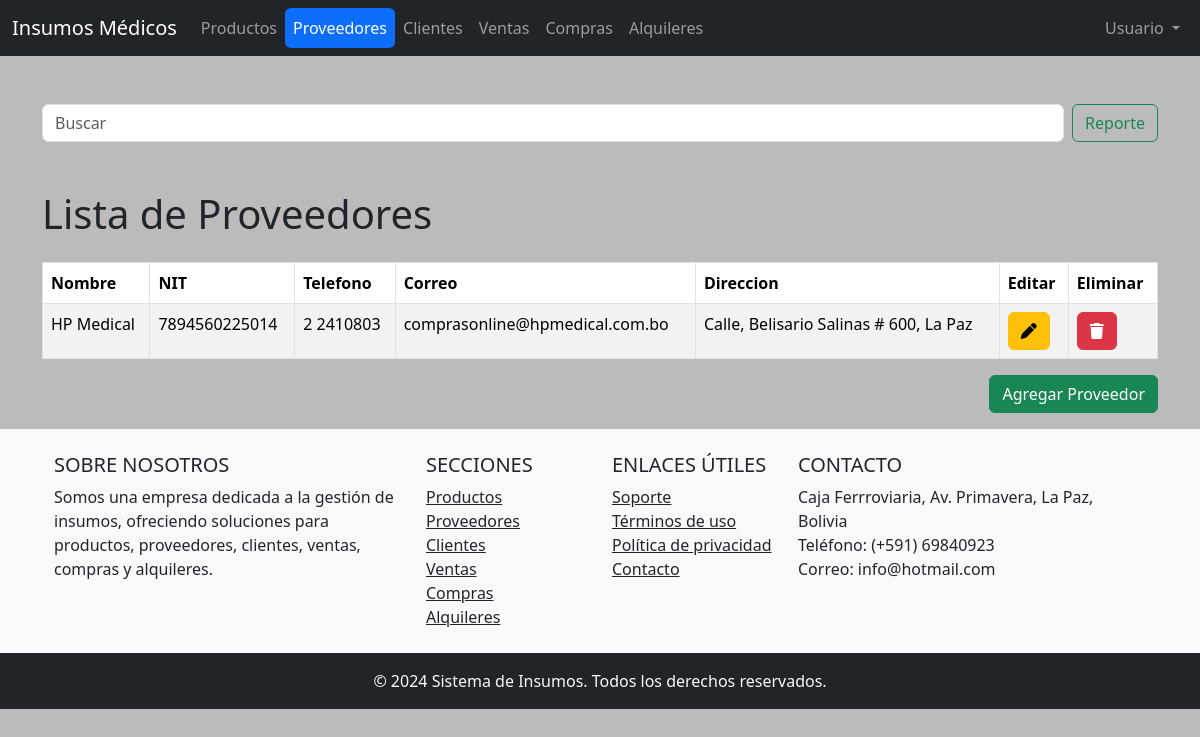
Page /proveedores.php on the committed database.
### tables this page shows
CREATE TABLE `proveedor` (
  `id` int(11) NOT NULL,
  `nombre` varchar(45) DEFAULT NULL,
  `num_documento` varchar(45) DEFAULT NULL,
  `telefono` varchar(20) DEFAULT NULL,
  `correo` varchar(128) DEFAULT NULL,
  `direccion` varchar(255) DEFAULT NULL
);

### logic/Proveedor.php (called while the page is built, shortened)
<?php
include_once "db/Conexion.php";
class Proveedor extends Conexion{
    public static function consultar(){
        $conexion = new Conexion();
        $conexion->conectar();
        $sql = "SELECT * FROM proveedor";
        $pre = mysqli_prepare($conexion->conn, $sql);
        $pre->execute();
        $res = $pre->get_result();
        $proveedores = [];
        while($proveedor = $res->fetch_object(Proveedor::class))
        {
            array_push($proveedores, $proveedor);
        }
        return $proveedores;
    }
}
?>

### db/Conexion.php (called while the page is built, shortened)
<?php
class Conexion{
    public function conectar(){
        $user = "root";
        $password = "";
        $server = "localhost";
        $db = "insumos";
        $this->conn = mysqli_connect($server, $user, $password, $db);
    }
}
?>

### proveedores.php (the view, shortened to what this page needs)
<?php
include_once 'logic/Proveedor.php';
$proveedores = Proveedor::consultar();
?>
<!DOCTYPE html>
<html lang="es">
<head>
    <link href="https://cdn.jsdelivr.net/npm/bootstrap@5.3.3/dist/css/bootstrap.min.css" rel="stylesheet">
    <link href="css/style.css" rel="stylesheet">
</head>
<header>
    <nav class="navbar navbar-expand-lg navbar-dark bg-dark">
        <div class="container-fluid">
            <a class="navbar-brand" href="index.php">Insumos Médicos</a>
            <div class="collapse navbar-collapse" id="navbarNav">
                <ul class="navbar-nav me-auto mb-2 mb-lg-0">
                    <li class="nav-item">
                        <a class="nav-link btn btn-outline-primary" aria-current="page" href="productos.php">Productos</a>
                    </li>
                    <li class="nav-item">
                        <a class="nav-link btn btn-outline-primary active" href="proveedores.php">Proveedores</a>
                    </li>
                    <li class="nav-item">
                        <a class="nav-link btn btn-outline-primary" href="clientes.php">Clientes</a>
                    </li>
                    <li class="nav-item">
                        <a class="nav-link btn btn-outline-primary" href="ventas.php">Ventas</a>
                    </li>
                    <li class="nav-item">
                        <a class="nav-link btn btn-outline-primary" href="compras.php">Compras</a>
                    </li>
                    <li class="nav-item">
                        <a class="nav-link btn btn-outline-primary" href="alquiler.php">Alquileres</a>
                    </li>
                </ul>
                <ul class="navbar-nav ms-auto">
                    <li class="nav-item dropdown">
                        <a class="nav-link dropdown-toggle" href="#" id="navbarDropdown" role="button" data-bs-toggle="dropdown" aria-expanded="false">
                            Usuario
                        </a>
                    </li>
                </ul>
            </div>
        </div>
    </nav>
</header>
<body>
    <div class="container mt-5">
        <form class="d-flex" action="buscar.php" method="GET">
            <input class="form-control me-2" type="search" name="query" placeholder="Buscar" aria-label="Buscar">
            <button class="btn btn-outline-success" type="submit">Reporte</button>
        </form>
    </div>
    <div class="container mt-5">
        <h1 class="mb-4">Lista de Proveedores</h1>
        <table class="table table-striped table-bordered">
            <thead>
                <tr>
                    <th>Nombre</th>
                    <th>NIT</th>
                    <th>Telefono</th>
                    <th>Correo</th>
                    <th>Direccion</th>
                    <th>Editar</th>
                    <th>Eliminar</th>
                </tr>
            </thead>
            <tbody>
            <?php foreach($proveedores as $proveedor){ ?>
                <tr>
                    <td><?php echo $proveedor->nombre; ?></td>
                    <td><?php echo $proveedor->num_documento; ?></td>
                    <td><?php echo $proveedor->telefono; ?></td>
                    <td><?php echo $proveedor->correo; ?></td>
                    <td><?php echo $proveedor->direccion; ?></td>
                    <td><a class="btn btn-small btn-warning" href='actualizar_proveedor.php?id=<?php echo $proveedor->id; ?>'><i class="fa-solid fa-pen"></i></a></td>
                    <td><a class="btn btn-small btn-danger" href='proveedores.php?eliminar_id=<?php echo $proveedor->id; ?>'><i class="fa-solid fa-trash"></i></a></td>
                </tr>
                <?php } ?>
            </tbody>
        </table>
        <div class="d-flex justify-content-end">
            <a href="registrar_proveedor.php" class="btn btn-success btn-add-product mb-3">Agregar Proveedor</a>
        </div>
    </div>
</body>
<footer class="bg-light text-center text-lg-start">
    <div class="container p-4">
        <div class="row">
            <div class="col-lg-4 col-md-6 mb-4 mb-md-0">
                <h5 class="text-uppercase">Sobre nosotros</h5>
                <p>
                    Somos una empresa dedicada a la gestión de insumos, ofreciendo soluciones para productos, proveedores, clientes, ventas, compras y alquileres.
                </p>
            </div>
            <div class="col-lg-2 col-md-6 mb-4 mb-md-0">
                <h5 class="text-uppercase">Secciones</h5>
                <ul class="list-unstyled mb-0">
                    <li>
                        <a href="#" class="text-dark">Productos</a>
                    </li>
                    <li>
                        <a href="#" class="text-dark">Proveedores</a>
                    </li>
                    <li>
                        <a href="#" class="text-dark">Clientes</a>
                    </li>
                    <li>
                        <a href="#" class="text-dark">Ventas</a>
                    </li>
                    <li>
                        <a href="#" class="text-dark">Compras</a>
                    </li>
                    <li>
                        <a href="#" class="text-dark">Alquileres</a>
                    </li>
                </ul>
            </div>
            <div class="col-lg-2 col-md-6 mb-4 mb-md-0">
                <h5 class="text-uppercase">Enlaces útiles</h5>
                <ul class="list-unstyled mb-0">
                    <li>
                        <a href="#" class="text-dark">Soporte</a>
                    </li>
                    <li>
                        <a href="#" class="text-dark">Términos de uso</a>
                    </li>
                    <li>
                        <a href="#" class="text-dark">Política de privacidad</a>
                    </li>
                    <li>
                        <a href="#" class="text-dark">Contacto</a>
                    </li>
                </ul>
            </div>
            <div class="col-lg-4 col-md-6 mb-4 mb-md-0">
                <h5 class="text-uppercase">Contacto</h5>
                <p>
                    Caja Ferrroviaria, Av. Primavera, La Paz, Bolivia<br>
                    Teléfono: (+591) 69840923<br>
                    Correo: info@hotmail.com
                </p>
                <div>
                </div>
            </div>
        </div>
    </div>
    <div class="text-center p-3 bg-dark text-light">
        © 2024 Sistema de Insumos. Todos los derechos reservados.
    </div>
</footer>
</html>

### css/style.css (style rules this page uses)
body { background-color: rgb(187, 187, 187) ; }

### rows in the picture
proveedor: nombre "HP Medical", num_documento "7894560225014", telefono "2 2410803", correo "comprasonline@hpmedical.com.bo", direccion "Calle, Belisario Salinas # 600, La Paz"
